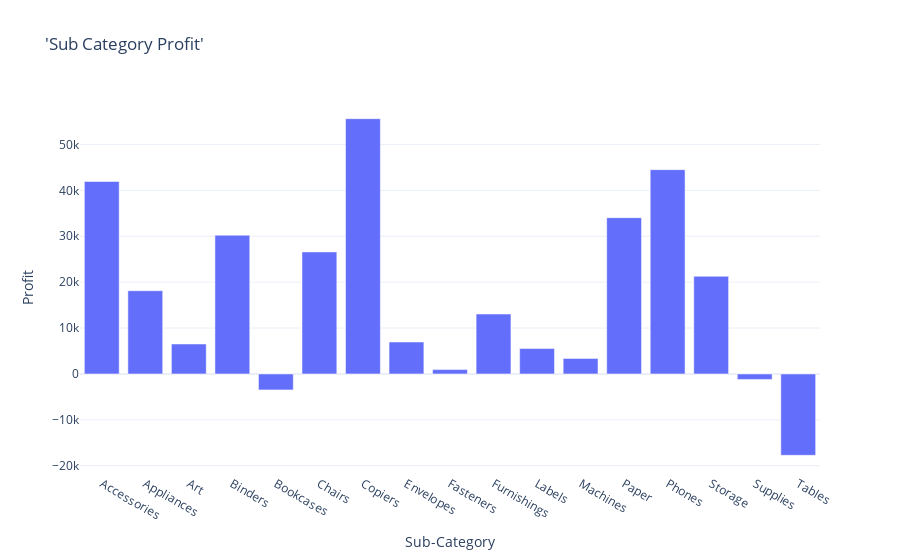

The notebook cell saved with this chart:
### Code cell
subcategory_profit=dd.groupby("Sub-Category")["Profit"].sum().reset_index()
grp=px.bar(subcategory_profit,x="Sub-Category",y="Profit",title="'Sub Category Profit'")
grp.show()

### Figure 1 — Plotly figure (JSON) as saved in the notebook; plotly's stock layout.template omitted (floating-point values rounded to 4 significant figures)
{"data": [{"alignmentgroup": "True", "hovertemplate": "Sub-Category=%{x}<br>Profit=%{y}<extra></extra>", "legendgroup": "", "marker": {"color": "#636efa", "pattern": {"shape": ""}}, "name": "", "offsetgroup": "", "orientation": "v", "showlegend": false, "textposition": "auto", "type": "bar", "x": ["Accessories", "Appliances", "Art", "Binders", "Bookcases", "Chairs", "Copiers", "Envelopes", "Fasteners", "Furnishings", "Labels", "Machines", "Paper", "Phones", "Storage", "Supplies", "Tables"], "xaxis": "x", "y": [41940.0, 18140.0, 6528.0, 30220.0, -3473.0, 26590.0, 55620.0, 6964.0, 949.5, 13060.0, 5546.0, 3385.0, 34050.0, 44520.0, 21280.0, -1189.0, -17730.0], "yaxis": "y"}], "layout": {"autosize": true, "barmode": "relative", "legend": {"tracegroupgap": 0}, "title": {"text": "'Sub Category Profit'"}, "xaxis": {"anchor": "y", "autorange": true, "domain": [0, 1], "range": [-0.5, 16.5], "title": {"text": "Sub-Category"}, "type": "category"}, "yaxis": {"anchor": "x", "autorange": true, "domain": [0, 1], "range": [-21800.0, 59690.0], "title": {"text": "Profit"}, "type": "linear"}}}
